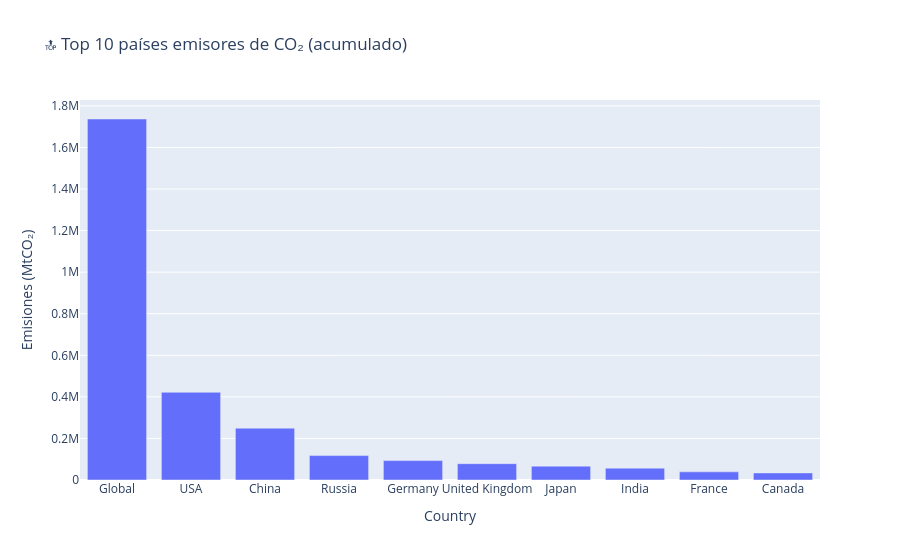

Source (notebook cell):
### Markdown cell above
**Top 10 países con mayores emisiones totales**

### Code cell
top_emitters = df.groupby("Country")["Total"].sum().sort_values(ascending=False).head(10)

fig = px.bar(top_emitters, x=top_emitters.index, y=top_emitters.values,
             title="🔝 Top 10 países emisores de CO₂ (acumulado)",
             labels={"x": "País", "y": "Emisiones (MtCO₂)"})
fig.show()

### Figure 1 — Plotly figure (JSON) as saved in the notebook; plotly's stock layout.template omitted (floating-point values rounded to 4 significant figures)
{"data": [{"hovertemplate": "Country=%{x}<br>Emisiones (MtCO₂)=%{y}<extra></extra>", "legendgroup": "", "marker": {"color": "#636efa", "pattern": {"shape": ""}}, "name": "", "orientation": "v", "showlegend": false, "textposition": "auto", "type": "bar", "x": ["Global", "USA", "China", "Russia", "Germany", "United Kingdom", "Japan", "India", "France", "Canada"], "xaxis": "x", "y": [1737000.0, 421900.0, 249400.0, 117500.0, 93290.0, 78510.0, 66710.0, 57110.0, 39110.0, 34120.0], "yaxis": "y"}], "layout": {"barmode": "relative", "legend": {"tracegroupgap": 0}, "title": {"text": "🔝 Top 10 países emisores de CO₂ (acumulado)"}, "xaxis": {"anchor": "y", "domain": [0, 1], "title": {"text": "Country"}}, "yaxis": {"anchor": "x", "domain": [0, 1], "title": {"text": "Emisiones (MtCO₂)"}}}}
